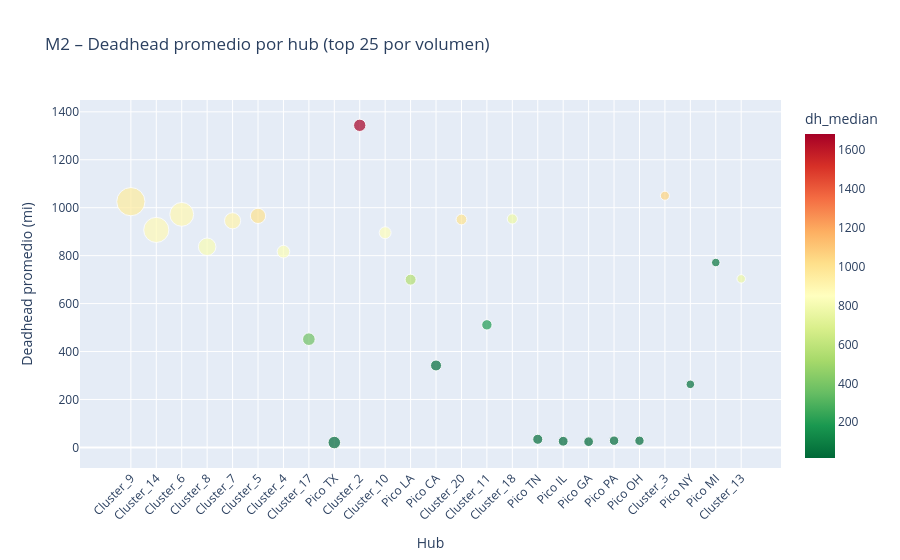

Notebook code cell kept with this figure:
### Code cell
# Deadhead promedio por hub M2 (top 25 por volumen)
dh_hub = (
    df_dh.groupby('near_hub_name_m2')['deadhead_mi']
    .agg(['mean', 'median', 'count'])
    .reset_index()
    .rename(columns={'mean': 'dh_mean', 'median': 'dh_median',
                     'count': 'n_cargas', 'near_hub_name_m2': 'hub'})
    .sort_values('n_cargas', ascending=False)
    .head(25)
)

fig_dh_hub = px.scatter(
    dh_hub, x='hub', y='dh_mean',
    size='n_cargas', color='dh_median',
    color_continuous_scale='RdYlGn_r',
    title='M2 – Deadhead promedio por hub (top 25 por volumen)',
    labels={'dh_mean': 'Deadhead promedio (mi)', 'hub': 'Hub', 'n_cargas': 'N cargas'}
)
fig_dh_hub.update_layout(xaxis_tickangle=-45)
fig_dh_hub.show()

### Figure 1 — Plotly figure (JSON) as saved in the notebook; plotly's stock layout.template omitted (floating-point values rounded to 4 significant figures)
{"data": [{"hovertemplate": "Hub=%{x}<br>Deadhead promedio (mi)=%{y}<br>N cargas=%{marker.size}<br>dh_median=%{marker.color}<extra></extra>", "legendgroup": "", "marker": {"color": [952.7, 879.2, 887.1, 818.2, 908.9, 998.2, 826.3, 375.1, 16.24, 1684.0, 844.2, 563.5, 29.04, 995.0, 190.1, 773.0, 27.09, 19.91, 18.02, 24.59, 24.03, 1055.0, 39.8, 58.71, 764.9], "coloraxis": "coloraxis", "size": [18845431, 14937888, 13405824, 7281500, 6183872, 5517972, 3780959, 3780128, 3729478, 3586890, 3358926, 2858468, 2842378, 2713145, 2534067, 2448456, 2398034, 2267607, 2203123, 2113555, 2057287, 1933992, 1714268, 1698564, 1698448], "sizemode": "area", "sizeref": 47110.0, "symbol": "circle"}, "mode": "markers", "name": "", "orientation": "v", "showlegend": false, "type": "scatter", "x": ["Cluster_9", "Cluster_14", "Cluster_6", "Cluster_8", "Cluster_7", "Cluster_5", "Cluster_4", "Cluster_17", "Pico TX", "Cluster_2", "Cluster_10", "Pico LA", "Pico CA", "Cluster_20", "Cluster_11", "Cluster_18", "Pico TN", "Pico IL", "Pico GA", "Pico PA", "Pico OH", "Cluster_3", "Pico NY", "Pico MI", "Cluster_13"], "xaxis": "x", "y": [1025.0, 907.3, 972.3, 837.0, 945.4, 965.9, 816.6, 451.5, 20.22, 1344.0, 895.7, 699.9, 341.8, 950.9, 511.4, 953.1, 33.89, 25.7, 23.93, 28.05, 27.73, 1050.0, 263.2, 771.3, 703.2], "yaxis": "y"}], "layout": {"coloraxis": {"autocolorscale": false, "colorbar": {"title": {"text": "dh_median"}}, "colorscale": [[0, "rgb(0,104,55)"], [0.1, "rgb(26,152,80)"], [0.2, "rgb(102,189,99)"], [0.3, "rgb(166,217,106)"], [0.4, "rgb(217,239,139)"], [0.5, "rgb(255,255,191)"], [0.6, "rgb(254,224,139)"], [0.7, "rgb(253,174,97)"], [0.8, "rgb(244,109,67)"], [0.9, "rgb(215,48,39)"], [1, "rgb(165,0,38)"]]}, "legend": {"itemsizing": "constant", "tracegroupgap": 0}, "title": {"text": "M2 – Deadhead promedio por hub (top 25 por volumen)"}, "xaxis": {"anchor": "y", "domain": [0, 1], "tickangle": -45, "title": {"text": "Hub"}}, "yaxis": {"anchor": "x", "domain": [0, 1], "title": {"text": "Deadhead promedio (mi)"}}}}
